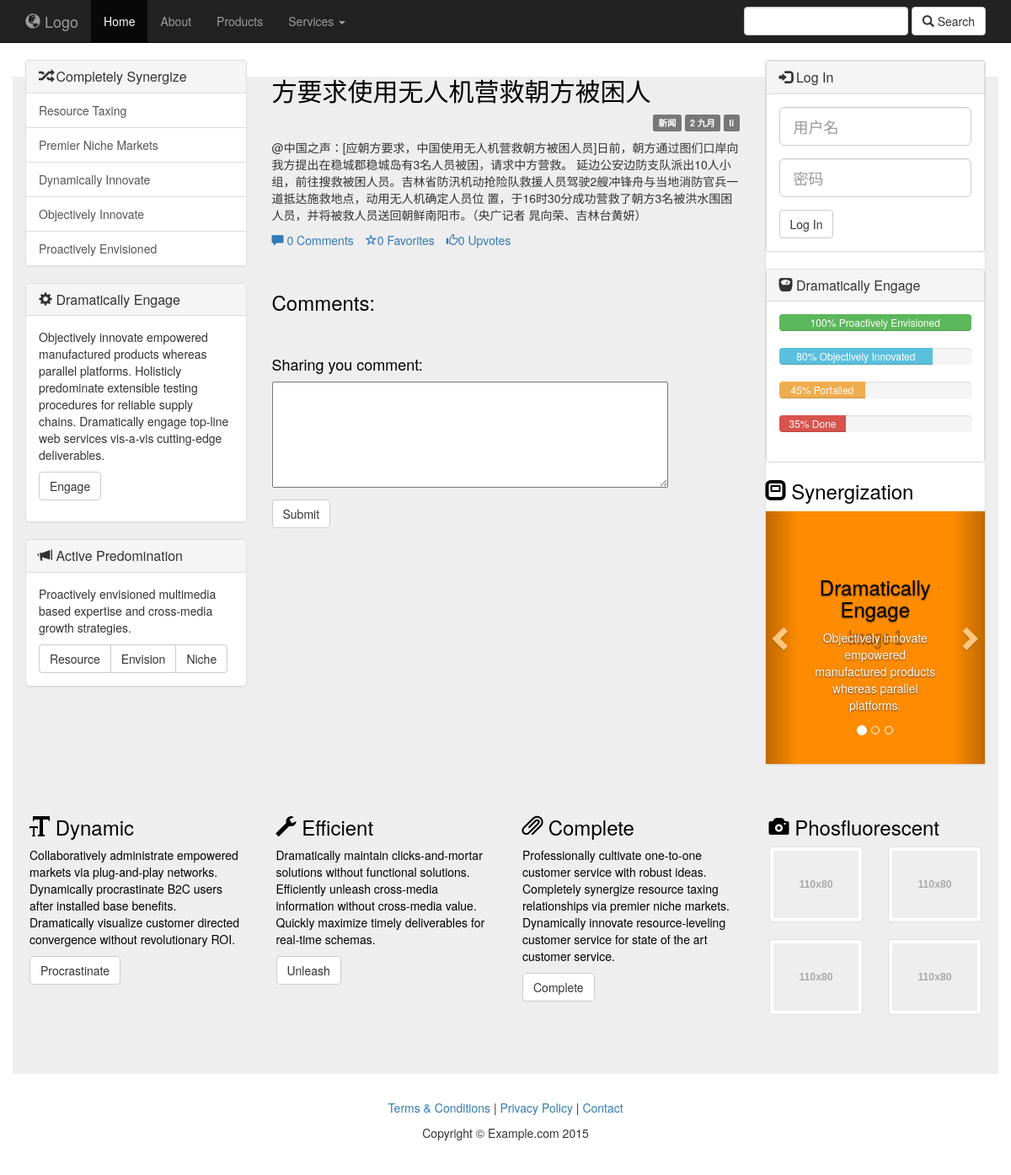
/focus/2/, run on the app's committed database.
### focus/models.py (models this page shows, shortened)
@python_2_unicode_compatible
class Article(models.Model):
    column = models.ForeignKey(Column, blank=True, null=True, verbose_name='belong to')
    title = models.CharField(max_length=256)
    author = models.ForeignKey('Author')
    user = models.ManyToManyField('NewUser')
    content = models.TextField('content')
    pub_date = models.DateTimeField('pub_date', auto_now_add=True, editable=True)
    update_time = models.DateTimeField(auto_now=True, null=True)
    published = models.BooleanField('notDraft', default=True)
    poll_num = models.IntegerField(default=0)
    comment_num = models.IntegerField(default=0)
    keep_num = models.IntegerField(default=0)
    object = ArticleManager()
    class Meta:
        verbose_name = 'article'
        verbose_name_plural = '文章(article)'

@python_2_unicode_compatible
class Column(models.Model):
    name = models.CharField( '分类名称', max_length=256,)
    intro = models.TextField('介绍', default='')
    def __str__(self):
        return self.name
    class Meta:
        verbose_name = 'column'
        verbose_name_plural = '分类'
        ordering = ['name']

@python_2_unicode_compatible
class Author(models.Model):
    name = models.CharField(max_length=256)
    profile = models.CharField('profile', default='',max_length=256)
    password = models.CharField('password', max_length=256)
    register_date = models.DateTimeField(auto_now_add=True, editable=True)
    def __str__(self):
        return self.name
    class Meta:
        verbose_name = 'Author'
        verbose_name_plural = '作者'

### focus/views.py (the view)
# urls.py: url(r'^(?P<article_id>[0-9]+)/$', views.article, name='article'),
def article(request, article_id):
    article = get_object_or_404(Article, id=article_id)
    content = markdown2.markdown(article.content, extras=["code-friendly",
        "fenced-code-blocks", "header-ids", "toc", "metadata"])
    commentform = CommmentForm()
    loginform = LoginForm()
    comments = article.comment_set.all
    print comments
    return render(request, 'article_page.html', {
        'article': article,
        'loginform':loginform,
        'commentform':commentform,
        'content': content,
        'comments': comments
        })

### focus/forms.py
class LoginForm(forms.Form):
    username = forms.CharField(widget=forms.TextInput(attrs={'class':'form-control input-lg' ,'id':'id_username', 'placeholder': '用户名'}))
    password = forms.CharField(widget=forms.PasswordInput(attrs={'class':'form-control input-lg' ,'id':'id_password', 'placeholder': '密码'}))

class CommmentForm(forms.Form):
    comment = forms.CharField(label='', widget=forms.Textarea(attrs={'cols': '60', 'rows': '6'}))

### focus/templates/article_page.html (shortened to what this page needs)
<!DOCTYPE html>
<html lang="en">
<head>
    {% load staticfiles %}
    <link href="{% static "css/bootstrap.min.css" %}" rel="stylesheet">
    <link href="{% static "css/custom.css" %}" rel="stylesheet">
    <link href="css/bootstrap.min.css" rel="stylesheet">
    <link href="css/custom.css" rel="stylesheet">
</head>
<body>
    <nav class="navbar navbar-inverse navbar-static-top" role="navigation">
        <div class="container">
            <div class="navbar-header">
                <a class="navbar-brand" href="#"><span class="glyphicon glyphicon-globe"></span> Logo</a>
            </div>
            <div class="collapse navbar-collapse" id="navbar">
                <ul class="nav navbar-nav">
                    <li class="active">
                        <a href="#">Home</a>
                    </li>
                    <li>
                        <a href="#">About</a>
                    </li>
                    <li>
                        <a href="#">Products</a>
                    </li>
					<li class="dropdown">
						<a href="#" class="dropdown-toggle" data-toggle="dropdown" role="button" aria-haspopup="true" aria-expanded="false">Services <span class="caret"></span></a>
					</li>
                </ul>
				<form class="navbar-form navbar-right" role="search">
					<div class="form-group">
						<input type="text" class="form-control">
					</div>
					<button type="submit" class="btn btn-default"><span class="glyphicon glyphicon-search"></span> Search</button>
				</form>
            </div>
        </div>
    </nav>
<div class="container-fluid">
		<div class="col-sm-3">
			<div class="panel panel-default">
				<div class="panel-heading">
					<h1 class="panel-title"><span class="glyphicon glyphicon-random"></span> Completely Synergize</h1>
				</div>
				<div class="list-group">
					<a href="#" class="list-group-item">Resource Taxing</a>
					<a href="#" class="list-group-item">Premier Niche Markets</a>
					<a href="#" class="list-group-item">Dynamically Innovate</a>
					<a href="#" class="list-group-item">Objectively Innovate</a>
					<a href="#" class="list-group-item">Proactively Envisioned</a>
				</div>
			</div>
			<div class="panel panel-default">
				<div class="panel-heading">
					<h1 class="panel-title"><span class="glyphicon glyphicon-cog"></span> Dramatically Engage</h1>
				</div>
				<div class="panel-body">
					<p>Objectively innovate empowered manufactured products whereas parallel platforms. Holisticly predominate extensible testing procedures for reliable supply chains. Dramatically engage top-line web services vis-a-vis cutting-edge deliverables.</p>
					<p><button class="btn btn-default">Engage</button></p>
				</div>
			</div>
			<div class="panel panel-default">
				<div class="panel-heading">
					<h3 class="panel-title">
						<span class="glyphicon glyphicon-bullhorn"></span>
						Active Predomination
					</h3>
				</div>
				<div class="panel-body">
					<p>Proactively envisioned multimedia based expertise and cross-media growth strategies.</p>
					<div class="btn-group" role="group">
						<button type="button" class="btn btn-default">Resource</button>
						<button type="button" class="btn btn-default">Envision</button>
						<button type="button" class="btn btn-default">Niche</button>
					</div>
				</div>
			</div>
		</div>
		<div class="col-sm-6">
            <div class="row">
                <article class="col-xs-12">
                    <h2>{{ article.title }}</h2>
                    <p class="pull-right"><span class="label label-default">{{ article.column }}</span> <span class="label label-default">{{ article.pub_date | date:"j M" }}</span> <span class="label label-default">{{ article.author }}</span></p>
                    <p><hr></p>
                    <p>{{ content | safe }}</p>
                    <ul class="list-inline">
                        <li><a href=" "><span class="glyphicon glyphicon-comment"></span> {{ article.comment_num }} Comments</a></li>
                        <li><a href="/focus/{{ article.id }}/keep/"><span class="glyphicon glyphicon-star-empty"></span>{{ article.keep_num }} Favorites</a></li>
                        <li><a href="/focus/{{ article.id }}/poll/"><span class="glyphicon glyphicon-thumbs-up"></span>{{ article.poll_num }} Upvotes</a></li>
                    </ul>
                </article>
            </div>
            <hr>
            <h3>Comments:</h3>
            <hr>
            <div class="row">
                <article class="col-xs-12">
                    <h4>Sharing you comment:</h4>
                    <form action="/focus/{{ article.id }}/comment/" method="post">
                        {{ commentform.as_p }}
                        <input class="btn btn-default" type="submit" value="Submit" />
                    </form>
                </article>
            </div>
            <hr>
		</div>
	  <div class="col-sm-3">
			{% if request.user.is_authenticated %}
            <div class="panel panel-default">
                <div class="panel-heading">
                    <h3 class="panel-title">
                        <span class="glyphicon glyphicon-user"></span>
                        Logged In
                    </h3>
                </div>
                <div class="panel-body">
                    <div class="form-group">hi:{{ user }} <a href="/xadmin/logout/"><input class="btn btn-default" type="submit" value="Logout" /></a></div>
                </div>
            </div>
            {% else %}
            <div class="panel panel-default">
                <div class="panel panel-default">
                <div class="panel-heading">
                    <h3 class="panel-title">
                        <span class="glyphicon glyphicon-log-in"></span>
                        Log In
                    </h3>
                </div>
                <div class="panel-body">
                    <form action="/xadmin/" method="post">
                        <div class="form-group">
                            {{ loginform.username }}
                        </div>
                        <div class="form-group">
                            {{ loginform.password }}
                        </div>
                        <button type="submit" class="btn btn-default">Log In</button>
                    </form>
                </div>
            </div>
            {% endif %}
			<div class="panel panel-default">
				<div class="panel-heading">
					<h3 class="panel-title">
						<span class="glyphicon glyphicon-scale"></span>
						Dramatically Engage
					</h3>
				</div>
				<div class="panel-body">
					<div class="progress">
						<div class="progress-bar progress-bar-success" role="progressbar" aria-valuenow="100"
						aria-valuemin="0" aria-valuemax="100" style="width:100%">
							100% Proactively Envisioned
						</div>
					</div>
					<div class="progress">
						<div class="progress-bar progress-bar-info" role="progressbar" aria-valuenow="80"
						aria-valuemin="0" aria-valuemax="100" style="width:80%">
							80% Objectively Innovated
						</div>
					</div>
					<div class="progress">
						<div class="progress-bar progress-bar-warning" role="progressbar" aria-valuenow="45"
						aria-valuemin="0" aria-valuemax="100" style="width:45%">
							45% Portalled
						</div>
					</div>
					<div class="progress">
						<div class="progress-bar progress-bar-danger" role="progressbar" aria-valuenow="35"
						aria-valuemin="0" aria-valuemax="100" style="width:35%">
							35% Done
						</div>
					</div>
				</div>
			</div>
 			<h3><span class="glyphicon glyphicon-modal-window"></span> Synergization</h3>
			<div id="side-carousel" class="carousel slide" data-ride="carousel">
				<ol class="carousel-indicators">
					<li data-target="#side-carousel" data-slide-to="0" class="active"></li>
					<li data-target="#side-carousel" data-slide-to="1"></li>
					<li data-target="#side-carousel" data-slide-to="2"></li>
				</ol>
				<div class="carousel-inner" role="listbox">
					<div class="item active">
						<a href="#">
							<img class="img-responsive" src="holder.js/400x300?bg=FF8C00&text=Image%201" alt="">
						</a>
						<div class="carousel-caption">
							<h3>Dramatically Engage</h3>
							<p>Objectively innovate empowered manufactured products whereas parallel platforms.</p>
						</div>
					</div>
				</div>
				<a class="left carousel-control" href="#side-carousel" role="button" data-slide="prev">
				  <span class="glyphicon glyphicon-chevron-left" aria-hidden="true"></span>
				</a>
				<a class="right carousel-control" href="#side-carousel" role="button" data-slide="next">
				  <span class="glyphicon glyphicon-chevron-right" aria-hidden="true"></span>
				</a>
			  </div>
	  </div>
	</div>
	<footer>
		<div class="footer-blurb">
			<div class="container">
				<div class="row">
					<div class="col-sm-3 footer-blurb-item">
						<h3><span class="glyphicon glyphicon-text-size"></span> Dynamic</h3>
						<p>Collaboratively administrate empowered markets via plug-and-play networks. Dynamically procrastinate B2C users after installed base benefits. Dramatically visualize customer directed convergence without revolutionary ROI.</p>
						<p><a class="btn btn-default" href="#">Procrastinate</a></p>
					</div>
					<div class="col-sm-3 footer-blurb-item">
						<h3><span class="glyphicon glyphicon-wrench"></span> Efficient</h3>
						<p>Dramatically maintain clicks-and-mortar solutions without functional solutions. Efficiently unleash cross-media information without cross-media value. Quickly maximize timely deliverables for real-time schemas. </p>
						<p><a class="btn btn-default" href="#">Unleash</a></p>
					</div>
					<div class="col-sm-3 footer-blurb-item">
						<h3><span class="glyphicon glyphicon-paperclip"></span> Complete</h3>
						<p>Professionally cultivate one-to-one customer service with robust ideas. Completely synergize resource taxing relationships via premier niche markets. Dynamically innovate resource-leveling customer service for state of the art customer service.</p>
						<p><a class="btn btn-default" href="#">Complete</a></p>
					</div>
					<div class="col-sm-3 footer-blurb-item">
						<h3><span class="glyphicon glyphicon-camera"></span> Phosfluorescent</h3>
							<div class="row">
								<div class="col-xs-6">
									<a href="#" class="thumbnail">
										<img src="holder.js/110x80" alt="">
									</a>
								</div>
								<div class="col-xs-6">
									<a href="#" class="thumbnail">
										<img src="holder.js/110x80" alt="">
									</a>
								</div>
								<div class="col-xs-6">
									<a href="#" class="thumbnail">
										<img src="holder.js/110x80" alt="">
									</a>
								</div>
								<div class="col-xs-6">
									<a href="#" class="thumbnail">
										<img src="holder.js/110x80" alt="">
									</a>
								</div>
							</div>
					</div>
				</div>
			</div>
        </div>
        <div class="small-print">
        	<div class="container">
        		<p><a href="#">Terms &amp; Conditions</a> | <a href="#">Privacy Policy</a> | <a href="#">Contact</a></p>
        		<p>Copyright &copy; Example.com 2015 </p>
        	</div>
        </div>
	</footer>
</body>
</html>

### focus/static/css/custom.css (style rules this page uses)
h1, h2, h3, h4, h5, h6 { color: black; }
#side-carousel img { margin: 0 auto; }
.footer-blurb { padding: 30px 0; margin-top: 20px; background-color: #eee; color: black; }
.footer-blurb-item { padding: 20px; }
.small-print { background-color: #fff; padding: 30px 0; }
.feature, .page-intro, .article-intro, .small-print { text-align: center; }

### data on the page
Article: title "方要求使用无人机营救朝方被困人", column "新闻", pub_date "2 九月", author "li", content "@中国之声：[应朝方要求，中国使用无人机营救朝方被困人员]日前，朝方通过图们口岸向我方提出在稳城郡稳城岛有3名人员被困，请求中方营救。 延边公安边防支队派出10人小组，前往搜救被困人员。吉林省防汛机动抢险队救援人员驾驶2艘冲锋舟与当地消防官兵一道抵达施救地点，动用无人机确定人员位 置，于16时30分成功营救了朝方3名被洪水围困人员，并将被救人员送回朝鲜南阳市。（央广记者 晁向荣、吉林台黄妍）", comment_num "0", keep_num "0", poll_num "0"
